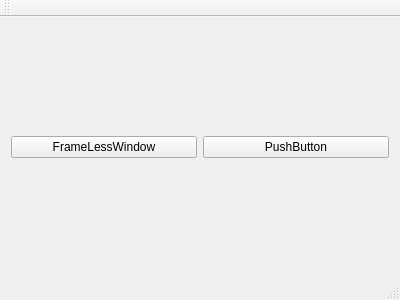
<?xml version="1.0" encoding="UTF-8"?>
<ui version="4.0">
 <class>MainWindow</class>
 <widget class="QMainWindow" name="MainWindow">
  <property name="geometry">
   <rect>
    <x>0</x>
    <y>0</y>
    <width>400</width>
    <height>300</height>
   </rect>
  </property>
  <property name="windowTitle">
   <string>MainWindow</string>
  </property>
  <widget class="QWidget" name="centralWidget">
   <layout class="QGridLayout" name="gridLayout">
    <item row="0" column="0">
     <widget class="QPushButton" name="pushButton">
      <property name="text">
       <string>FrameLessWindow</string>
      </property>
     </widget>
    </item>
    <item row="0" column="1">
     <widget class="QPushButton" name="pushButton_2">
      <property name="text">
       <string>PushButton</string>
      </property>
     </widget>
    </item>
   </layout>
  </widget>
  <widget class="QMenuBar" name="menuBar">
   <property name="geometry">
    <rect>
     <x>0</x>
     <y>0</y>
     <width>400</width>
     <height>23</height>
    </rect>
   </property>
  </widget>
  <widget class="QToolBar" name="mainToolBar">
   <attribute name="toolBarArea">
    <enum>TopToolBarArea</enum>
   </attribute>
   <attribute name="toolBarBreak">
    <bool>false</bool>
   </attribute>
  </widget>
  <widget class="QStatusBar" name="statusBar"/>
 </widget>
 <layoutdefault spacing="6" margin="11"/>
 <resources/>
 <connections/>
</ui>
